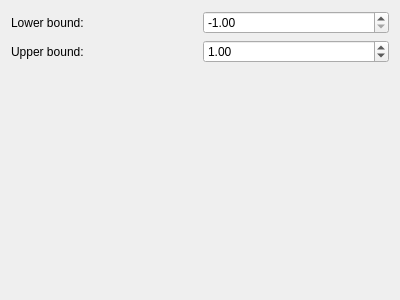
<?xml version="1.0" encoding="UTF-8"?>
<ui version="4.0">
 <class>ModifierClamp</class>
 <widget class="QWidget" name="ModifierClamp">
  <property name="geometry">
   <rect>
    <x>0</x>
    <y>0</y>
    <width>400</width>
    <height>300</height>
   </rect>
  </property>
  <property name="windowTitle">
   <string>Form</string>
  </property>
  <layout class="QGridLayout" name="gridLayout">
   <item row="0" column="0">
    <widget class="QLabel" name="label">
     <property name="text">
      <string>Lower bound:</string>
     </property>
    </widget>
   </item>
   <item row="0" column="1">
    <widget class="QDoubleSpinBox" name="lowerBound">
     <property name="minimum">
      <double>-1.000000000000000</double>
     </property>
     <property name="singleStep">
      <double>0.010000000000000</double>
     </property>
     <property name="value">
      <double>-1.000000000000000</double>
     </property>
    </widget>
   </item>
   <item row="1" column="0">
    <widget class="QLabel" name="label_2">
     <property name="text">
      <string>Upper bound:</string>
     </property>
    </widget>
   </item>
   <item row="1" column="1">
    <widget class="QDoubleSpinBox" name="upperBound">
     <property name="minimum">
      <double>-1.000000000000000</double>
     </property>
     <property name="singleStep">
      <double>0.010000000000000</double>
     </property>
     <property name="value">
      <double>1.000000000000000</double>
     </property>
    </widget>
   </item>
   <item row="2" column="0">
    <spacer name="verticalSpacer">
     <property name="orientation">
      <enum>Qt::Vertical</enum>
     </property>
     <property name="sizeHint" stdset="0">
      <size>
       <width>20</width>
       <height>40</height>
      </size>
     </property>
    </spacer>
   </item>
  </layout>
 </widget>
 <resources/>
 <connections/>
</ui>
